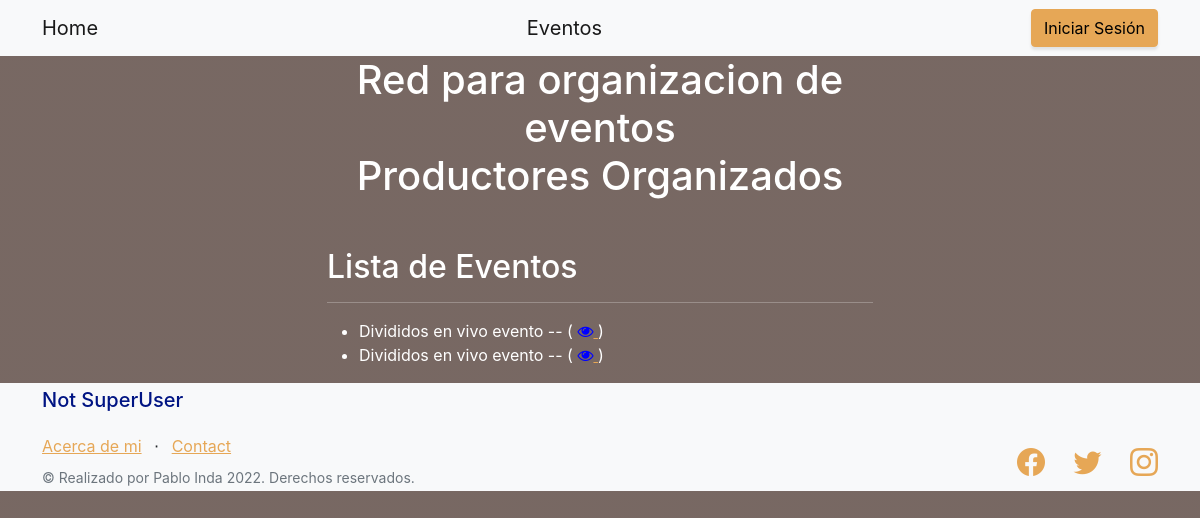
Before: /evento/evento with the older database file.
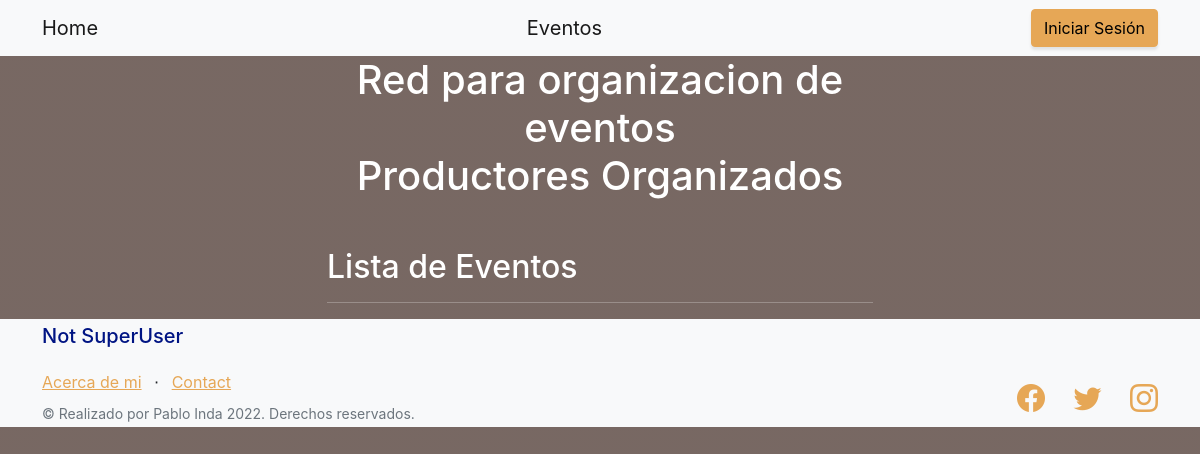
After: the same page with the newer database file.
### evento/models.py (models this page shows)
class Evento(models.Model):
    name = models.CharField(max_length=40)
    due_date = models.DateField()
    code = models.IntegerField()
    description = models.TextField(blank = True, null=True)
    def __str__(self):
        return f'{self.name} evento --'

### evento/views.py (the view)
# urls.py: path('evento', views.EventoListView.as_view(), name='evento-list'),
class EventoListView(ListView):
    model = Evento
    template_name = "evento/evento_list.html"

### evento/templates/evento/evento_list.html (shortened to what this page needs)
{% extends "home/index.html" %}
{% load static %}
{% block entregafinal_content %}
<h2>Lista de Eventos</h2>
<hr></hr>
<ul>
    {% for evento in evento_list %}
    <li>
        {{evento}}
        (
            <a href="{% url 'evento:evento-detail' evento.id %}">
                <i class="fa fa-eye" style="color: rgb(0, 0, 255);"> </i>
            </a>
        )
    </li>
    {% endfor %}
</ul>
{% endblock %}

Changed rows visible on the page:
removed Evento: name "Divididos en vivo evento --"
removed Evento: name "Divididos en vivo evento --"
